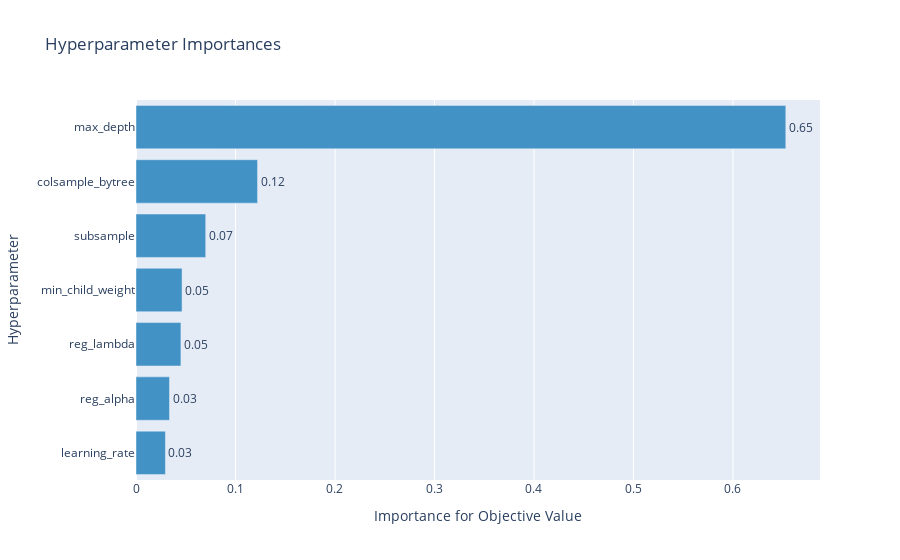

This figure's notebook cell:
### Code cell
optuna.visualization.plot_param_importances(study)

### Figure 1 — Plotly figure (JSON) as saved in the notebook; plotly's stock layout.template omitted (floating-point values rounded to 4 significant figures)
{"data": [{"cliponaxis": false, "hovertemplate": ["learning_rate (FloatDistribution): 0.029573229979547696<extra></extra>", "reg_alpha (FloatDistribution): 0.03366600237079955<extra></extra>", "reg_lambda (FloatDistribution): 0.04513937959374111<extra></extra>", "min_child_weight (IntDistribution): 0.04627934916846728<extra></extra>", "subsample (FloatDistribution): 0.0700754247228806<extra></extra>", "colsample_bytree (FloatDistribution): 0.12217132714273093<extra></extra>", "max_depth (IntDistribution): 0.6530952870218328<extra></extra>"], "marker": {"color": "rgb(66,146,198)"}, "orientation": "h", "text": ["0.03", "0.03", "0.05", "0.05", "0.07", "0.12", "0.65"], "textposition": "outside", "type": "bar", "x": [0.02957, 0.03367, 0.04514, 0.04628, 0.07008, 0.1222, 0.6531], "y": ["learning_rate", "reg_alpha", "reg_lambda", "min_child_weight", "subsample", "colsample_bytree", "max_depth"]}], "layout": {"showlegend": false, "title": {"text": "Hyperparameter Importances"}, "xaxis": {"title": {"text": "Importance for Objective Value"}}, "yaxis": {"title": {"text": "Hyperparameter"}}}}
